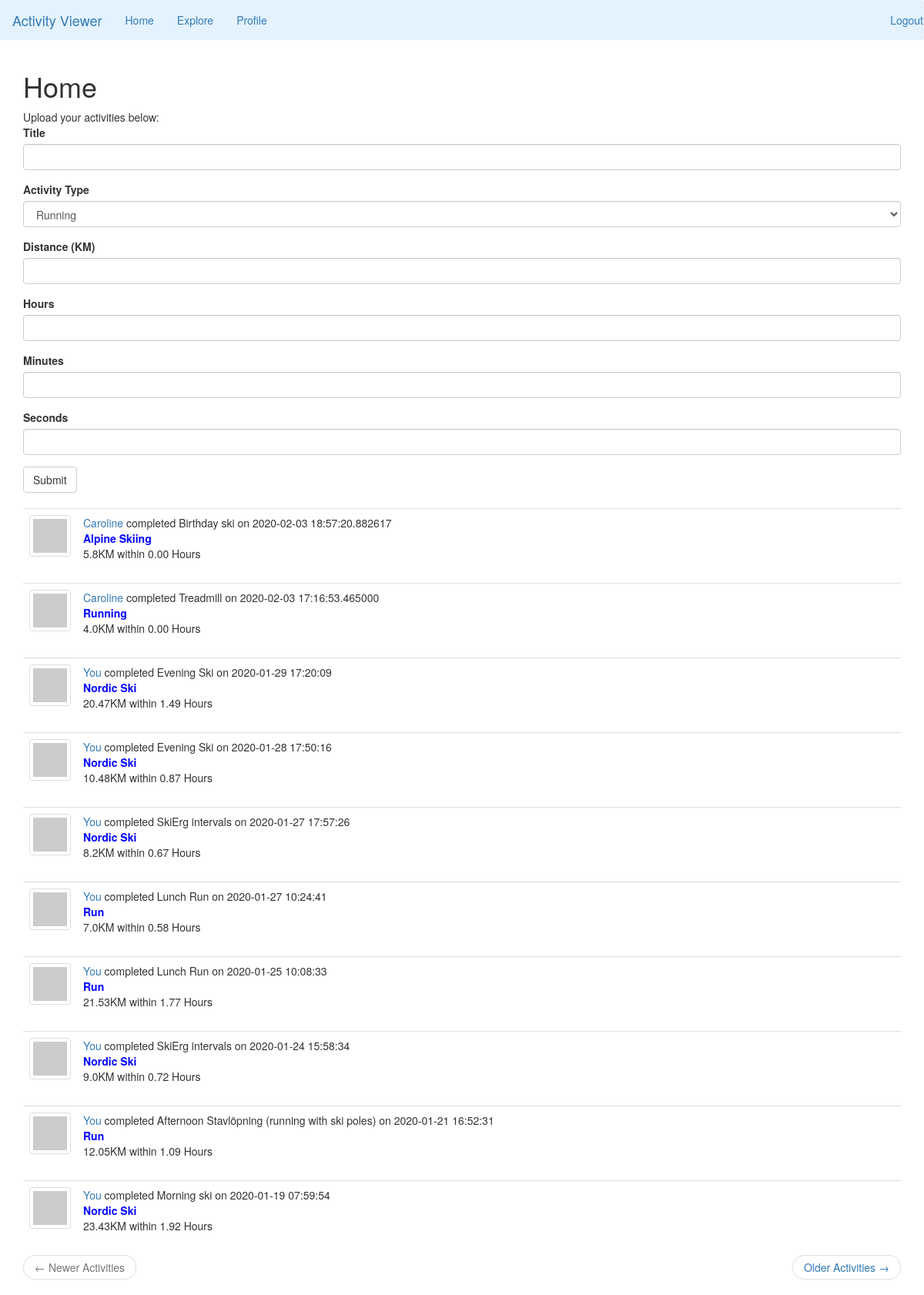
Before: /index (signed in) with the older database file.
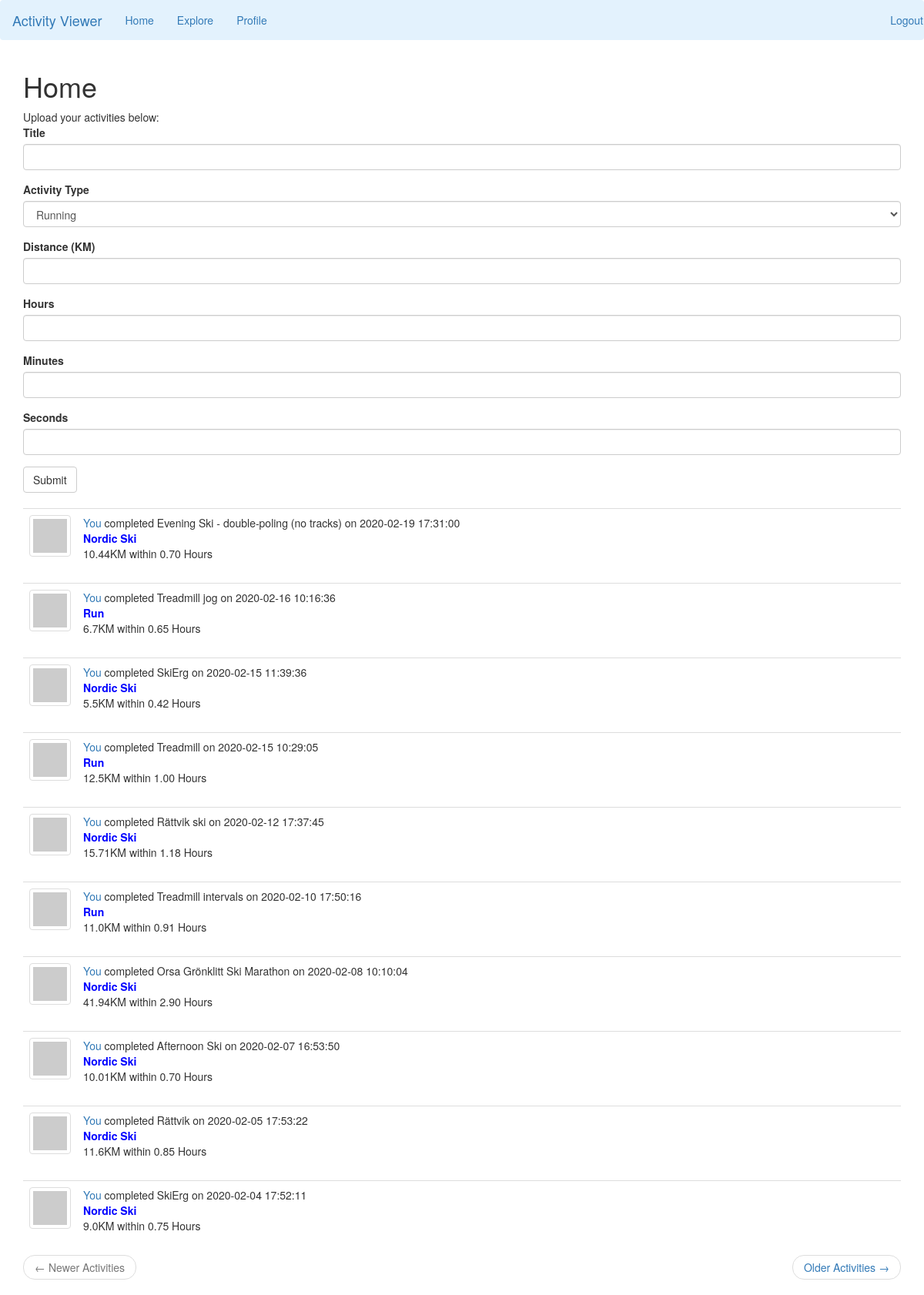
After: the same page with the newer database file.
### app/models.py (models this page shows, shortened)
class Activity(db.Model):
    id = db.Column(db.Integer, primary_key=True)
    timestamp = db.Column(db.DateTime, index=True, default=datetime.utcnow)
    title = db.Column(db.String(64), index=True)
    activity_type = db.Column(db.String(64), index=True)
    distance = db.Column(db.Float)
    duration = db.Column(db.Integer)
    user_id = db.Column(db.Integer, db.ForeignKey('user.id'))

class User(UserMixin, db.Model):
    id = db.Column(db.Integer, primary_key=True)
    username = db.Column(db.String(64), index=True, unique=True)
    email = db.Column(db.String(120), index=True, unique=True)
    activities = db.relationship('Activity', backref='athlete', lazy='dynamic')
    password_hash = db.Column(db.String(128))
    about_me = db.Column(db.String(140))
    last_seen = db.Column(db.DateTime, default=datetime.utcnow)
    follows = db.relationship(
        'User', secondary=followers,
        primaryjoin=(followers.c.follower_id == id),
        secondaryjoin=(followers.c.follows_id == id),
        backref=db.backref('followers', lazy='dynamic'), lazy='dynamic')
    def avatar(self, size):
        digest = md5(self.email.lower().encode('utf-8')).hexdigest()
        return 'https://www.gravatar.com/avatar/{}?d=identicon&s={}'.format(
            digest, size)
    def follows_activities(self):
        follows = Activity.query.join(
            followers, (followers.c.follows_id == Activity.user_id)).filter(
                followers.c.follower_id == self.id)
        own = Activity.query.filter_by(user_id=self.id)
        return follows.union(own).order_by(Activity.timestamp.desc())

### app/routes.py (the view, shortened to what this page needs)
@app.route('/')
@app.route('/index', methods = ['GET', 'POST'])
@login_required
def index():
    form = CreateActivityForm()
    page = request.args.get('page', 1, type=int)
    activities = current_user.follows_activities().paginate(
        page, app.config['ACTIVITIES_PER_PAGE'], False)
    next_url = url_for('index', page=activities.next_num) \
        if activities.has_next else None
    prev_url = url_for('index', page=activities.prev_num) \
        if activities.has_prev else None
    return render_template("index.html", title="Home", form=form, activities=activities.items,
                           next_url=next_url, prev_url=prev_url)

### app/forms.py
class CreateActivityForm(FlaskForm):
    title = StringField('Title', validators=[DataRequired()])
    activity_type = SelectField('Activity Type', validators=[DataRequired()],
                                choices=[('running', 'Running'),
                                         ('cross-country_skiing', 'Cross-Country Skiing'),
                                         ('cycling', 'Cycling'),
                                         ('swimming', 'Swimming'),
                                         ('walking', 'Walking')])
    distance = DecimalField('Distance (KM)', places=2)
    duration_hrs = IntegerField('Hours')
    duration_min = IntegerField('Minutes')
    duration_sec = IntegerField('Seconds')
    submit = SubmitField('Submit')

### app/models.py (called while the page is built)
@login.user_loader
def load_user(id):
    return User.query.get(int(id))

### app/routes.py (called while the page is built)
@app.before_request
def before_request():
    if current_user.is_authenticated:
        current_user.last_seen = datetime.utcnow()
        db.session.commit()

### app/templates/index.html
<!DOCTYPE html>
<html lang="en">
{% extends "base.html" %}
{% import "bootstrap/wtf.html" as wtf %}
{% block app_content %}
<h1>{{ title }}</h1>
<body>
    {% if form %}
    Upload your activities below:
    <form action="" method="post">
        {{ wtf.quick_form(form) }}
    </form>
    {% endif %}
    <br>
    {% for activity in activities %}
        {% include '_activity.html' %}
    {% endfor %}
    <nav aria-label="...">
        <ul class="pager">
            <li class="previous{% if not prev_url %} disabled{% endif %}">
                <a href="{{ prev_url or '#' }}">
                    <span aria-hidden="true">&larr;</span> Newer Activities
                </a>
            </li>
            <li class="next{% if not next_url %} disabled{% endif %}">
                <a href="{{ next_url or '#' }}">
                    Older Activities <span aria-hidden="true">&rarr;</span>
                </a>
            </li>
        </ul>
    </nav>
</body>
{% endblock %}

### app/templates/_activity.html
<!DOCTYPE html>
<html lang="en">
<table class="table table-hover">
        <tr>
            <td width="70px">
                <a href="{{ url_for('profile', username=activity.athlete.username) }}">
                    <img src="{{ activity.athlete.avatar(50) }}" class="img-thumbnail">
                </a>
            </td>
            <td>
                {% if activity.athlete == current_user %}
                <a href="{{ url_for('profile', username=current_user.username) }}">
                    You
                </a>
                {% else %}
                <a href="{{ url_for('profile', username=activity.athlete.username) }}">
                    {{ activity.athlete.username }}
                </a>
                {% endif %}
                completed {{ activity.title }}
                on {{ activity.timestamp }}
                <br>
                <span style="color:blue;font-weight:bold"> {{ activity.activity_type }}</span>
                <br>
                <span>{{ activity.distance}}KM within {{ "{0:.2f}".format(activity.duration / 3600) }} Hours</span>
            </td>
        </tr>
    </table>
</html>

Changed rows visible on the page:
no longer on this page (row unchanged): Activity: athlete.username "Caroline", title "Birthday ski", timestamp "2020-02-03 18:57:20.882617", activity_type "Alpine Skiing", distance "5.8", activity.duration/3600 "0.00"
no longer on this page (row unchanged): Activity: athlete.username "Caroline", title "Treadmill", timestamp "2020-02-03 17:16:53.465000", activity_type "Running", distance "4.0", activity.duration/3600 "0.00"
removed Activity: title "Evening Ski", timestamp "2020-01-29 17:20:09", activity_type "Nordic Ski", distance "20.47", activity.duration/3600 "1.49"
removed Activity: title "Evening Ski", timestamp "2020-01-28 17:50:16", activity_type "Nordic Ski", distance "10.48", activity.duration/3600 "0.87"
removed Activity: title "SkiErg intervals", timestamp "2020-01-27 17:57:26", activity_type "Nordic Ski", distance "8.2", activity.duration/3600 "0.67"
removed Activity: title "Lunch Run", timestamp "2020-01-27 10:24:41", activity_type "Run", distance "7.0", activity.duration/3600 "0.58"
removed Activity: title "Lunch Run", timestamp "2020-01-25 10:08:33", activity_type "Run", distance "21.53", activity.duration/3600 "1.77"
removed Activity: title "SkiErg intervals", timestamp "2020-01-24 15:58:34", activity_type "Nordic Ski", distance "9.0", activity.duration/3600 "0.72"
removed Activity: title "Afternoon Stavlöpning (running with ski poles)", timestamp "2020-01-21 16:52:31", activity_type "Run", distance "12.05", activity.duration/3600 "1.09"
removed Activity: title "Morning ski", timestamp "2020-01-19 07:59:54", activity_type "Nordic Ski", distance "23.43", activity.duration/3600 "1.92"
added Activity: title "Evening Ski - double-poling (no tracks)", timestamp "2020-02-19 17:31:00", activity_type "Nordic Ski", distance "10.44", activity.duration/3600 "0.70"
added Activity: title "Treadmill jog", timestamp "2020-02-16 10:16:36", activity_type "Run", distance "6.7", activity.duration/3600 "0.65"
added Activity: title "SkiErg", timestamp "2020-02-15 11:39:36", activity_type "Nordic Ski", distance "5.5", activity.duration/3600 "0.42"
added Activity: title "Treadmill", timestamp "2020-02-15 10:29:05", activity_type "Run", distance "12.5", activity.duration/3600 "1.00"
added Activity: title "Rättvik ski", timestamp "2020-02-12 17:37:45", activity_type "Nordic Ski", distance "15.71", activity.duration/3600 "1.18"
added Activity: title "Treadmill intervals", timestamp "2020-02-10 17:50:16", activity_type "Run", distance "11.0", activity.duration/3600 "0.91"
added Activity: title "Orsa Grönklitt Ski Marathon", timestamp "2020-02-08 10:10:04", activity_type "Nordic Ski", distance "41.94", activity.duration/3600 "2.90"
added Activity: title "Afternoon Ski", timestamp "2020-02-07 16:53:50", activity_type "Nordic Ski", distance "10.01", activity.duration/3600 "0.70"
added Activity: title "Rättvik", timestamp "2020-02-05 17:53:22", activity_type "Nordic Ski", distance "11.6", activity.duration/3600 "0.85"
added Activity: title "SkiErg", timestamp "2020-02-04 17:52:11", activity_type "Nordic Ski", distance "9.0", activity.duration/3600 "0.75"
